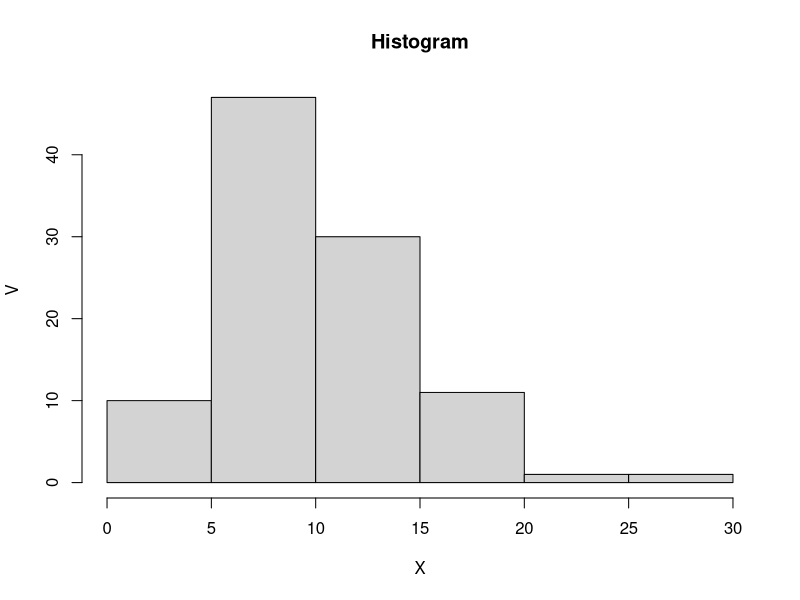

Reproduce this figure in R.
x = 2
v = 10

#A
P = dchisq(x, 10)
P

#B
n = 100
hist(rchisq(n, v), xlab = "X", ylab = "V", main = "Histogram")

#C
mean = v
mean
variance = 2 * v
variance 